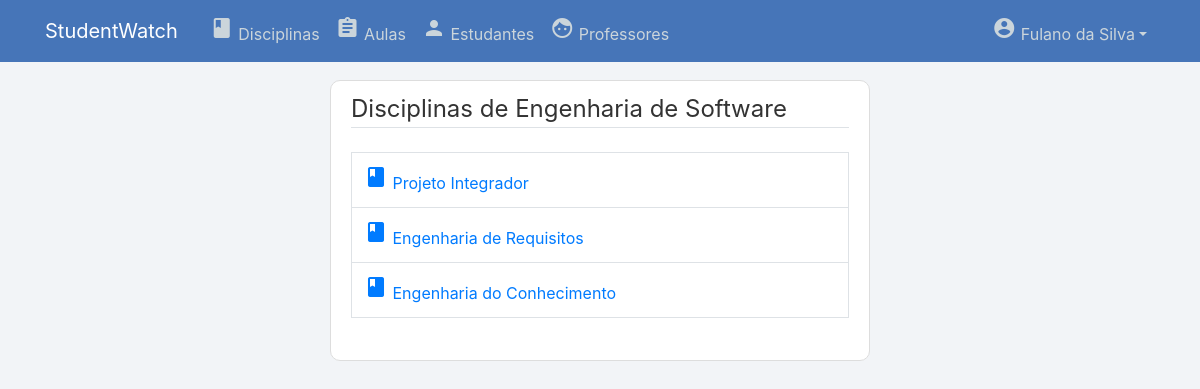
The app's page /gerenciarDisciplina/1/ (signed in) with its own data.
### users/models.py (models this page shows, shortened)
class User(AbstractUser):
    username = models.EmailField(_('username'), unique=False)
    email = models.EmailField(_('email address'), unique=True)
    tipo = models.CharField(max_length=100)

### manager/models.py (models this page shows, shortened)
class Curso(models.Model):
    nome = models.CharField(max_length=100)
    descricao = models.TextField(max_length=500)
    coordenador = models.ForeignKey(CoordenadorProfile, on_delete=models.SET_NULL, null=True)
    def __str__(self):
        return self.nome

class Disciplina(models.Model):
    nome = models.CharField(max_length=100)
    professor = models.ForeignKey(ProfessorProfile, on_delete=models.SET_NULL, null=True)
    curso = models.ForeignKey(Curso, on_delete=models.CASCADE, null=True)

### manager/views.py (the view)
# urls.py: path('gerenciarDisciplina/<int:pk>/', views.gerenciarDisciplina, name='gerenciarDisciplina'),
@login_required
@permission_required("manager.view_disciplina", raise_exception=True)
def gerenciarDisciplina(request, pk):
    curso_id = pk
    curso = Curso.objects.get(id=curso_id)
    disciplinas = []
    lista_disciplinas = Disciplina.objects.all()
    for x in range(len(lista_disciplinas)-1, -1, -1):
        if(lista_disciplinas[x].curso.id == curso_id):
            disciplinas.append(lista_disciplinas[x])
    if(disciplinas == []):
        disciplinas = None
        messages.warning(request, f"Não há disciplinas")
    context = {
        'disciplinas': disciplinas,
        'curso': curso
    }
    return render(request, 'manager/gerenciar-disciplina.html', context)

### manager/templates/manager/gerenciar-disciplina.html (shortened to what this page needs)
{% extends "page/base.html" %}
{% block content %}
    <div class="content-section">
        <fieldset class="form-group">
            <legend class="border-bottom mb-4">Disciplinas de {{ curso }}</legend>
            <table class="table table-bordered">
                {% for disciplina in disciplinas %}
                <tr>
                    <td>
                        <a href="{% url 'disciplina-detail' disciplina.id %}"><span class="material-icons">book</span> {{ disciplina.nome }}</a>
                    </td>
                </tr>
                {% endfor %}
            </table>
        </fieldset>
    </div>
{% endblock content %}

### page/templates/page/base.html (shortened to what this page needs)
{% load static %}
<!DOCTYPE html>
<html lang="en">
<head>
    <link rel="stylesheet" href="https://stackpath.bootstrapcdn.com/bootstrap/4.1.3/css/bootstrap.min.css">
    <link rel="stylesheet" type="text/css" href="{% static 'page/main.css' %}">
    <link rel="stylesheet" href="https://code.jquery.com/ui/1.12.1/themes/base/jquery-ui.css" />
</head>
<body>
    <header class="site-header">
        <nav class="navbar navbar-expand-md navbar-dark bg-steel fixed-top">
          <div class="container">
            {% if user.is_authenticated and user.is_staff %}
              <a class="navbar-brand mr-4" href="{% url 'page-home' %}">StudentWatch | <b>Admin</b></a>
            {% else %}
              <a class="navbar-brand mr-4" href="{% url 'page-home' %}">StudentWatch</a>
            {% endif %}
            <div class="collapse navbar-collapse" id="navbarToggle">
              <div class="navbar-nav mr-auto">
              {% if user.is_authenticated and user.tipo == "Coordenador" %}
                  <a class="nav-item nav-link" href="{% url 'filtrarDisciplina' %}"><span class="material-icons">book</span> Disciplinas</a>
                  <a class="nav-item nav-link" href="{% url 'filtrarAula' %}"><span class="material-icons">assignment</span> Aulas</a>
                  <a class="nav-item nav-link" href="{% url 'filtrarEstudante' %}"><span class="material-icons">person</span> Estudantes</a>
                  <a class="nav-item nav-link" href="{% url 'filtrarProfessor' %}"><span class="material-icons">face</span> Professores</a>
              {% endif %}
              </div>
              <div class="navbar-nav">
                {% if user.is_authenticated %}
                  <div class="nav-item dropdown">
                    <a class="nav-link dropdown-toggle" data-toggle="dropdown" href="#" role="button" aria-haspopup="true" aria-expanded="false"><span class="material-icons">account_circle</span> {{ user.first_name }} {{ user.last_name }}</a>
                  </div>
                {% else %}
                  <a class="nav-item nav-link" href="{% url 'login' %}"><span class="material-icons">login</span></a>
                {% endif %}
              </div>
            </div>
          </div>
        </nav>
    </header>
    <main role="main" class="container">
        <div class="row">
          <div class="col-sm-3"></div>
          <div class="col-md-6">
            {% block content %}{% endblock %}
          </div>
          <div class="col-sm-3"></div>
        </div>
      </main>
</body>
</html>

### page/static/page/main.css (style rules this page uses)
body { background: #f2f4f7; color: #333333; margin-top: 5rem; }
.bg-steel { background-color: #4675b8; }
.site-header .navbar-nav .nav-link { color: #cbd5db; }
.content-section { background: #ffffff; padding: 10px 20px; border: 1px solid #dddddd; border-radius: 10px; margin-bottom: 20px; }

### records on screen
User: first_name "Fulano", last_name "da Silva"
Curso: nome "Engenharia de Software"
Disciplina: nome "Projeto Integrador"
Disciplina: nome "Engenharia de Requisitos"
Disciplina: nome "Engenharia do Conhecimento"
